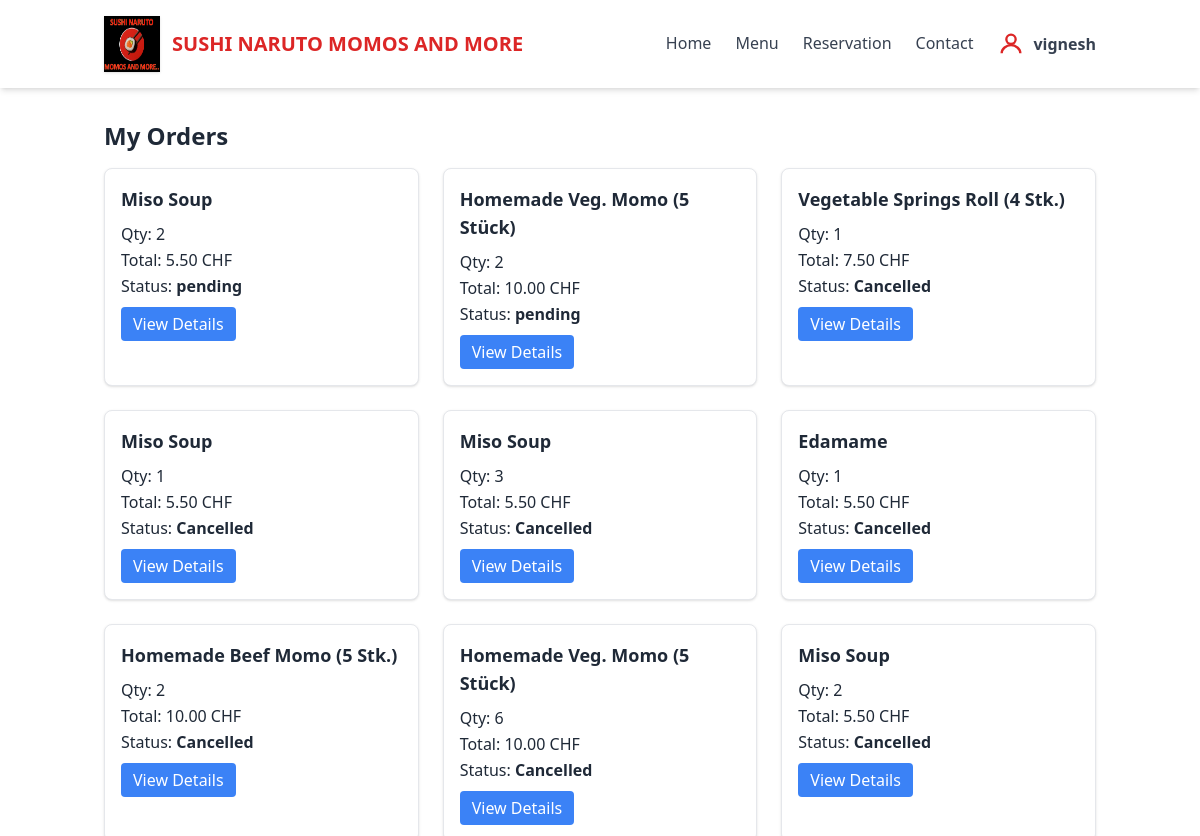
Before: /order/cards/ (signed in, upper part) with the older database file.
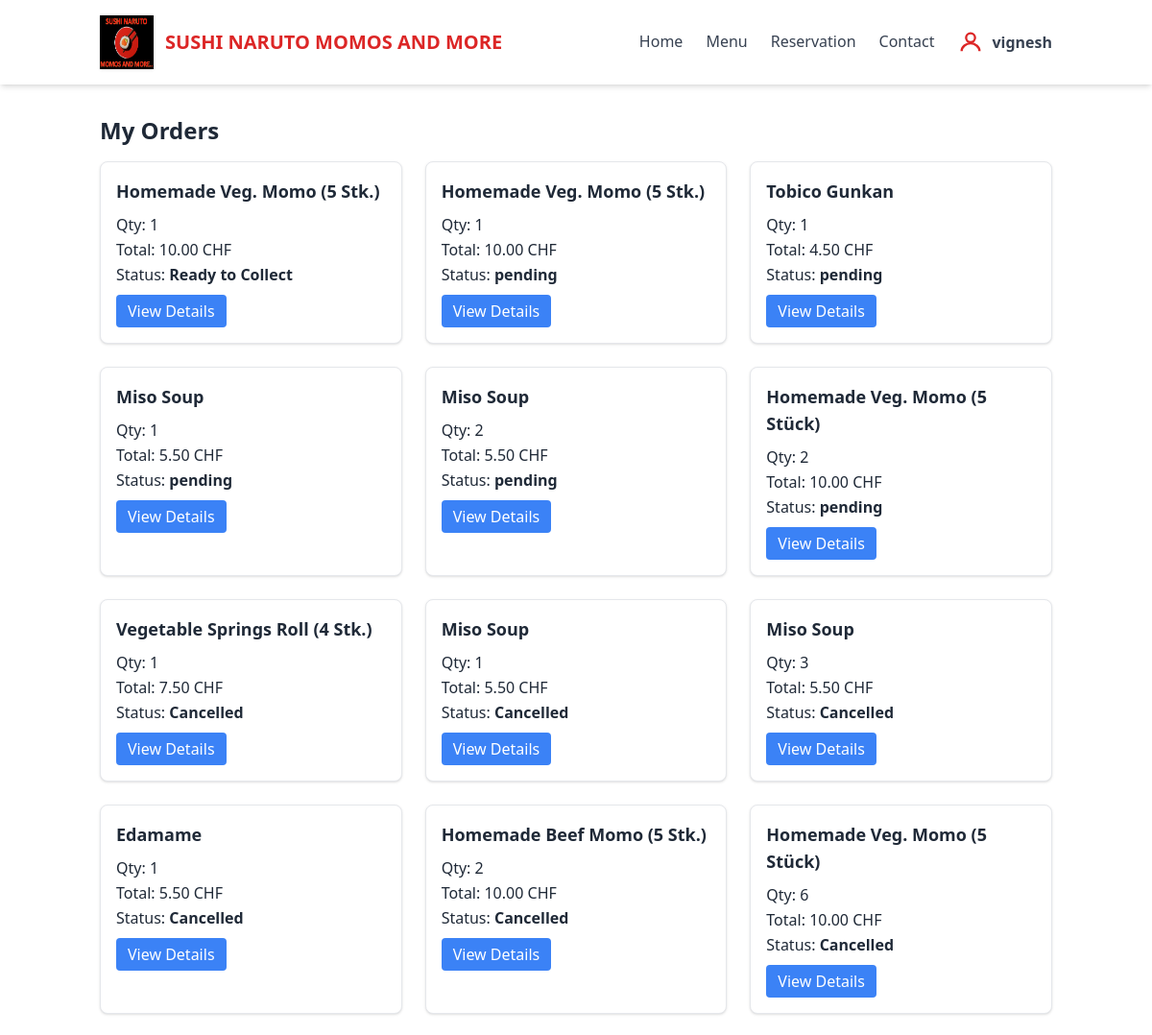
After: the same page with the newer database file.
### sushi/models.py (models this page shows, shortened)
class Order(models.Model):
    ORDER_TYPE_CHOICES = [
        ('now', 'Order Now'),
        ('later', 'Order Later'),
    ]
    DELIVERY_CHOICES = [
        ('Click & Collect', 'Click & Collect (Free)'),
        ('Free', 'Free'),
        ('Livraison Express 3.5km', 'Livraison Express 3.5km'),
    ]
    item = models.CharField(max_length=200)
    price = models.DecimalField(max_digits=7, decimal_places=2)
    qty = models.PositiveIntegerField()
    order_type = models.CharField(max_length=10, choices=ORDER_TYPE_CHOICES)
    order_date = models.DateField(null=True, blank=True)
    order_time = models.TimeField(null=True, blank=True)
    email = models.EmailField()
    mobile = models.CharField(max_length=30)
    address = models.CharField(max_length=255)
    delivery = models.CharField(max_length=40, choices=DELIVERY_CHOICES)
    created_at = models.DateTimeField(default=timezone.now)
    status = models.CharField(max_length=30, default='pending')
    cancellation_reason = models.TextField(blank=True, null=True)

### sushi/views.py (the view)
# urls.py: path('order/cards/', views.order_card_list, name='order_card_list'),
@login_required
def order_card_list(request):
    orders = Order.objects.filter(email=request.user.email).order_by('-created_at')
    return render(request, 'order_card_list.html', {'orders': orders})

### sushi/templates/order_card_list.html (shortened to what this page needs)
{% extends "base.html" %}
{% block content %}
<h2 class="text-2xl font-bold mb-4">My Orders</h2>
<div class="grid grid-cols-1 md:grid-cols-2 lg:grid-cols-3 gap-6">
    {% for order in orders %}
    <div class="border rounded-lg shadow p-4 bg-white hover:shadow-lg transition">
        <h3 class="font-semibold text-lg mb-2">{{ order.item }}</h3>
        <p>Qty: {{ order.qty }}</p>
        <p>Total: {{ order.price|floatformat:2 }} CHF</p>
        <p>Status: <span class="font-semibold">{{ order.status }}</span></p>
        <a href="{% url 'order_card_detail' order.pk %}" class="mt-2 inline-block bg-blue-500 text-white px-3 py-1 rounded hover:bg-blue-600">View Details</a>
    </div>
    {% empty %}
    <p>No orders found.</p>
    {% endfor %}
</div>
{% endblock %}

Changed rows visible on the page:
no longer on this page (row unchanged): Order: item "Miso Soup", qty "2", price "5.50", status "Cancelled"
added Order: item "Homemade Veg. Momo (5 Stk.)", qty "1", price "10.00", status "Ready to Collect"
added Order: item "Homemade Veg. Momo (5 Stk.)", qty "1", price "10.00", status "pending"
added Order: item "Tobico Gunkan", qty "1", price "4.50", status "pending"
added Order: item "Miso Soup", qty "1", price "5.50", status "pending"
